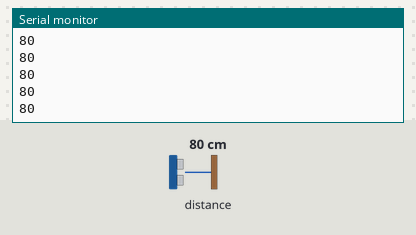
Recording of a sketch running on a simulated Arduino Uno, built with avr-gcc and run on an emulated ATmega328P. Parts: the last lines printed to the serial monitor. The test bench sets the inputs (shaded band); at power-on: distance to the obstacle 80 cm.

Above: at 1.2 s.
1.3 s: distance to the obstacle set to 2 cm
At 2.4 s:
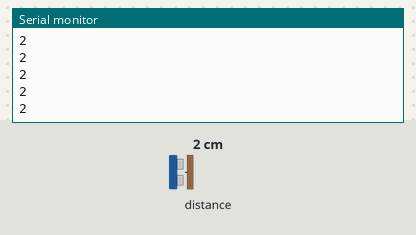
2.8 s: distance to the obstacle set to 4 cm
At 3.6 s:
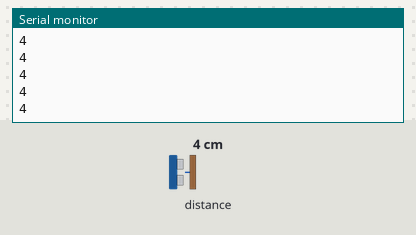
Timing chart, 0 to 5.8 s (numbered marks = the images above; inputs shaded):
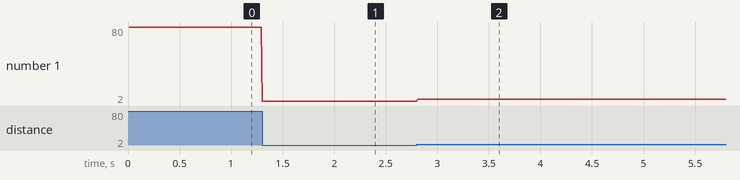

Measured:
- after the input at 1.3 s, the serial monitor: prints a new line at once (image 1)
- after the input at 2.8 s, the serial monitor: prints a new line at once (image 2)
- plotted number 1: 80 → 2 after the input at 1.3 s, 2 → 4 after the input at 2.8 s

The sketch:

lidar_test.ino
```cpp
#include <Wire.h>
#include <LIDARLite.h>

LIDARLite myLidarLite;

void setup() {
  // put your setup code here, to run once:
  Serial.begin(9600);

  myLidarLite.begin(0, true);

  myLidarLite.configure(0);

}

void loop() {
  // put your main code here, to run repeatedly:
  Serial.println(myLidarLite.distance());

  for(int i = 0; i< 99; i++)
  {
    Serial.println(myLidarLite.distance(false));
    delay(0.1);
  }

}
```
